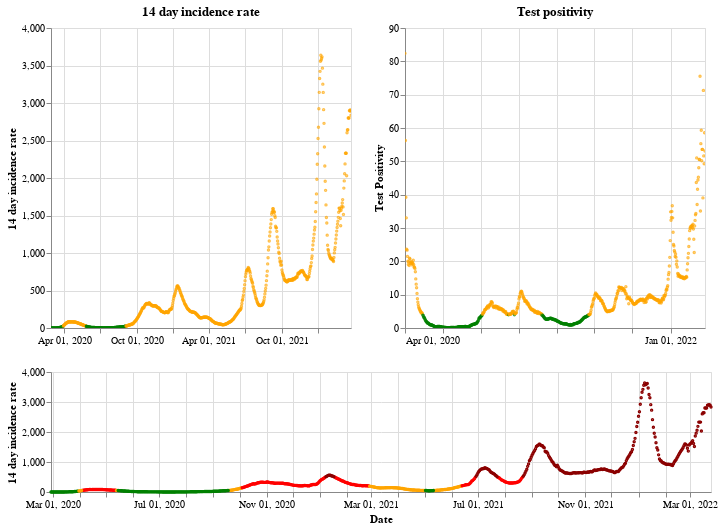

Notebook cell for this chart:
### Markdown cell above
## Scotland

### Code cell
plot_traffic_light('Scotland')

### Figure 1 — Vega-Lite specification as saved in the notebook (floating-point values rounded to 4 significant figures; data arrays with more than 128 entries replaced by an {"elided": "..."} marker saying what was removed)
{"config": {"view": {"continuousWidth": 400, "continuousHeight": 300}}, "vconcat": [{"hconcat": [{"mark": {"type": "point", "size": 2}, "encoding": {"color": {"condition": {"value": "green", "test": "(datum.twoWeeklyCasesRate <= 25)"}, "value": "orange"}, "tooltip": [{"type": "nominal", "field": "areaName"}, {"type": "temporal", "field": "date"}, {"type": "quantitative", "field": "twoWeeklyCasesRate"}, {"type": "quantitative", "field": "testPositivity"}], "x": {"type": "temporal", "axis": {"title": ""}, "field": "date", "scale": {"domain": {"selection": "DateBrush"}}, "timeUnit": "yearmonthdate"}, "y": {"type": "quantitative", "axis": {"title": "14 day incidence rate"}, "field": "twoWeeklyCasesRate"}}, "title": "14 day incidence rate", "width": 300}, {"mark": {"type": "point", "size": 2}, "encoding": {"color": {"condition": {"value": "green", "test": "(datum.testPositivity <= 4)"}, "value": "orange"}, "tooltip": [{"type": "nominal", "field": "areaName"}, {"type": "temporal", "field": "date"}, {"type": "quantitative", "field": "twoWeeklyCasesRate"}, {"type": "quantitative", "field": "testPositivity"}], "x": {"type": "temporal", "axis": {"title": ""}, "field": "date", "scale": {"domain": {"selection": "DateBrush"}}, "timeUnit": "yearmonthdate"}, "y": {"type": "quantitative", "axis": {"title": "Test Positivity"}, "field": "testPositivity"}}, "title": "Test positivity", "width": 300}]}, {"layer": [{"mark": {"type": "point", "size": 2}, "encoding": {"color": {"condition": {"value": "orange", "test": "(((datum.testPositivity < 4) && (datum.twoWeeklyCasesRate >= 50)) && (datum.twoWeeklyCasesRate < 200))"}, "value": "red"}, "opacity": {"condition": {"value": 1, "test": "((datum.twoWeeklyCasesRate >= 50) && (datum.twoWeeklyCasesRate < 500))"}, "value": 0}, "tooltip": [{"type": "nominal", "field": "areaName"}, {"type": "temporal", "field": "date"}, {"type": "quantitative", "field": "twoWeeklyCasesRate"}, {"type": "quantitative", "field": "testPositivity"}], "x": {"type": "temporal", "axis": {"title": "Date"}, "field": "date", "timeUnit": "yearmonthdate"}, "y": {"type": "quantitative", "axis": {"title": "14 day incidence rate"}, "field": "twoWeeklyCasesRate"}}, "selection": {"DateBrush": {"type": "interval", "encodings": ["x"], "fields": ["Time"]}}}, {"mark": {"type": "point", "size": 2}, "encoding": {"color": {"value": "darkred"}, "opacity": {"condition": {"value": 1, "test": "(datum.twoWeeklyCasesRate >= 500)"}, "value": 0}, "tooltip": [{"type": "nominal", "field": "areaName"}, {"type": "temporal", "field": "date"}, {"type": "quantitative", "field": "twoWeeklyCasesRate"}, {"type": "quantitative", "field": "testPositivity"}], "x": {"type": "temporal", "axis": {"title": "Date"}, "field": "date", "timeUnit": "yearmonthdate"}, "y": {"type": "quantitative", "axis": {"title": "14 day incidence rate"}, "field": "twoWeeklyCasesRate"}}}, {"mark": {"type": "point", "size": 2}, "encoding": {"color": {"condition": {"value": "green", "test": "((datum.testPositivity < 4) && (datum.twoWeeklyCasesRate < 50))"}, "value": "orange"}, "opacity": {"condition": {"value": 1, "test": "(datum.twoWeeklyCasesRate < 50)"}, "value": 0}, "tooltip": [{"type": "nominal", "field": "areaName"}, {"type": "temporal", "field": "date"}, {"type": "quantitative", "field": "twoWeeklyCasesRate"}, {"type": "quantitative", "field": "testPositivity"}], "x": {"type": "temporal", "axis": {"title": "Date"}, "field": "date", "timeUnit": "yearmonthdate"}, "y": {"type": "quantitative", "axis": {"title": "14 day incidence rate"}, "field": "twoWeeklyCasesRate"}}}], "height": 120, "width": 660}], "data": {"name": "data-065d465f2a2d86608caae90c10d5a7f7"}, "$schema": "https://vega.github.io/schema/vega-lite/v4.8.1.json", "datasets": {"data-065d465f2a2d86608caae90c10d5a7f7": {"elided": "757 records"}}}
